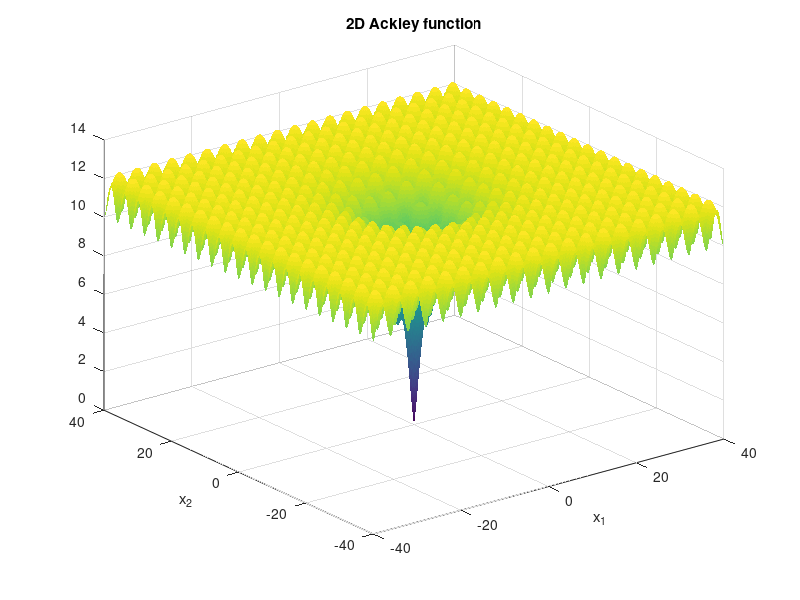
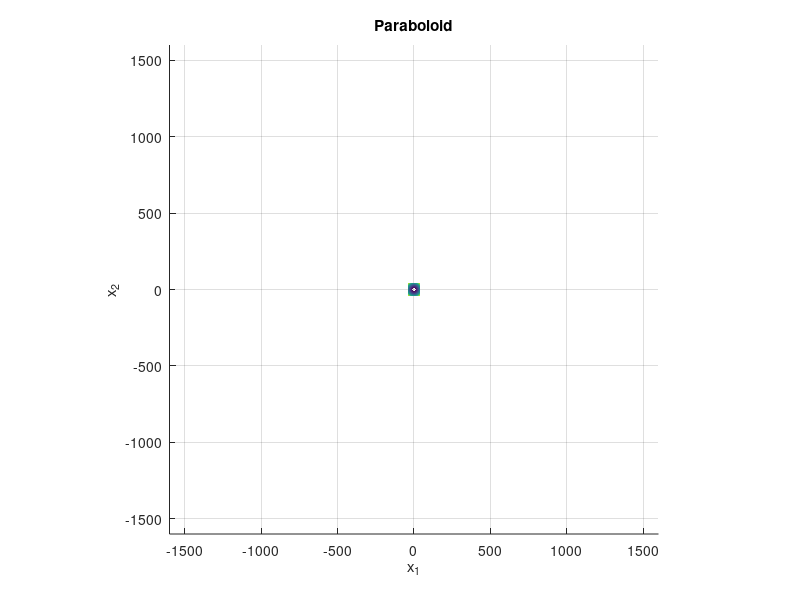

Write the MATLAB code that produced these figures, in order.
clear;clc
%% 
Ackley_2D = @(x1,x2,a,b,c) -a.*exp(-b.*sqrt(x1.^2 + x2.^2))-exp((cos(c.*x1)+cos(c.*x2))./2) + a + exp(1);
frist = -40; last = 40; 
x1 = frist:0.1:last ; x2 = frist:0.1:last;

a = 10 ;
b = 0.2;
c= pi/2;
%plot(x1,x2,Ackley_2D(x1,x2,a,b,c))

[X,Y] = meshgrid(x1,x2);
Z = Ackley_2D(X,Y,a,b,c);
figure(1);
colorbar;
surf(X,Y,Z,"LineStyle","none");
title('2D Ackley function')
xlabel('x_{1}')
ylabel('x_{2}')
%axis equal;
%view(0,90);

%%
para = @(x1,x2) x1.^2 + x2.^2 ;
P = para(X,Y);
figure(2);
colorbar;
surf(X,Y,P,"LineStyle","none");
title('Paraboloid')
xlabel('x_{1}')
ylabel('x_{2}')
axis equal;
view(0,90);
%% 
bounds = [frist last;frist last];
%define the total iterations
n_iterations = 10000;
%define the maximum step size
step_size = 0.1;
%initial temperature
temp = 10;
%%%%
best = bounds(:,1) + rand(length(bounds),1) .* (bounds(:, 2) - bounds(:, 1));
%best = [1 1];
%best_eval = Ackley_2D(best(1),best(2),a,b,c);
best_eval = para(best(1),best(2));
curr = best; curr_eval = best_eval;
for i = 1:1:n_iterations
    candidate = curr + randn(length(bounds),1) .* step_size;
    %candidate_eval = Ackley_2D(candidate(1),candidate(2),a,b,c);
    candidate_eval = para(candidate(1),candidate(2));
    if candidate_eval < best_eval
        best  = candidate ;
        best_eval = candidate_eval;
        disp(best_eval);
    end
    diffE = candidate_eval - curr_eval;
    t = temp / (i + 1);
    %t = temp;
    metropolis = exp(-diffE / t);
    if diffE < 0 || rand() < metropolis
        curr  = candidate; 
        curr_eval = candidate_eval;
        disp(curr_eval);
        disp(i);
    end
    %disp(i);
end
%disp(i);
X = sprintf('x1 = %d , x2 = %d and z = %d.',best(1) ,best(2),best_eval);
disp(X)
